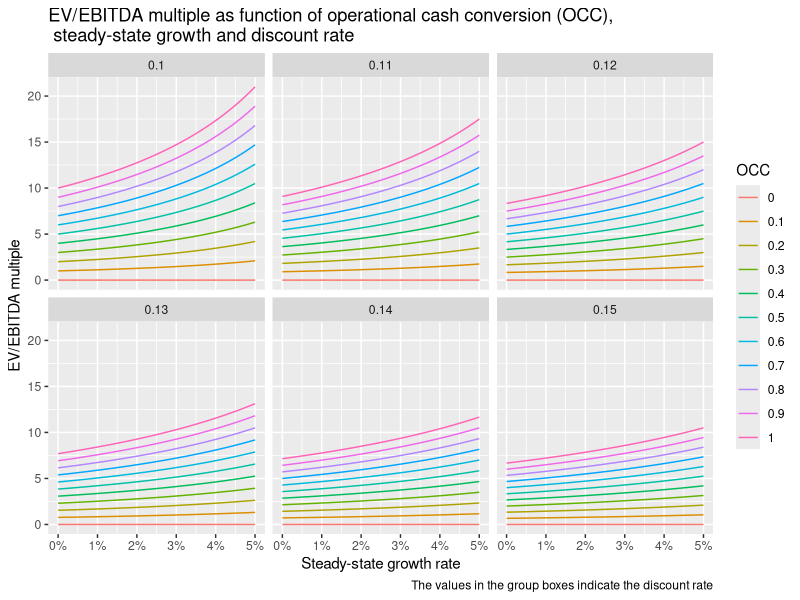

Here is the R script that generated this plot:
## ---- chunk 1
library(data.table)
library(ggplot2)
DT <- as.data.table(expand.grid(OCC = seq(from=0.0,  to=1,   by=0.1),
                                g   = seq(from=0.0, to=.05, by=0.001),
                                r   = seq(from=0.1,  to=.15, by=0.01)))
DT[, Multiple:=OCC*(1+g)/(r-g)]

DT[, OCC:=as.factor(OCC)]
DT[, r  :=as.factor(r)]

ggplot(DT, aes(x=g, y=Multiple, color=OCC)) + 
  geom_line() +
  facet_wrap(~r) +
  scale_x_continuous(labels = scales::percent) +
  xlab("Steady-state growth rate") + ylab("EV/EBITDA multiple") + 
  labs(title="EV/EBITDA multiple as function of operational cash conversion (OCC),\n steady-state growth and discount rate",
       caption = "The values in the group boxes indicate the discount rate")
